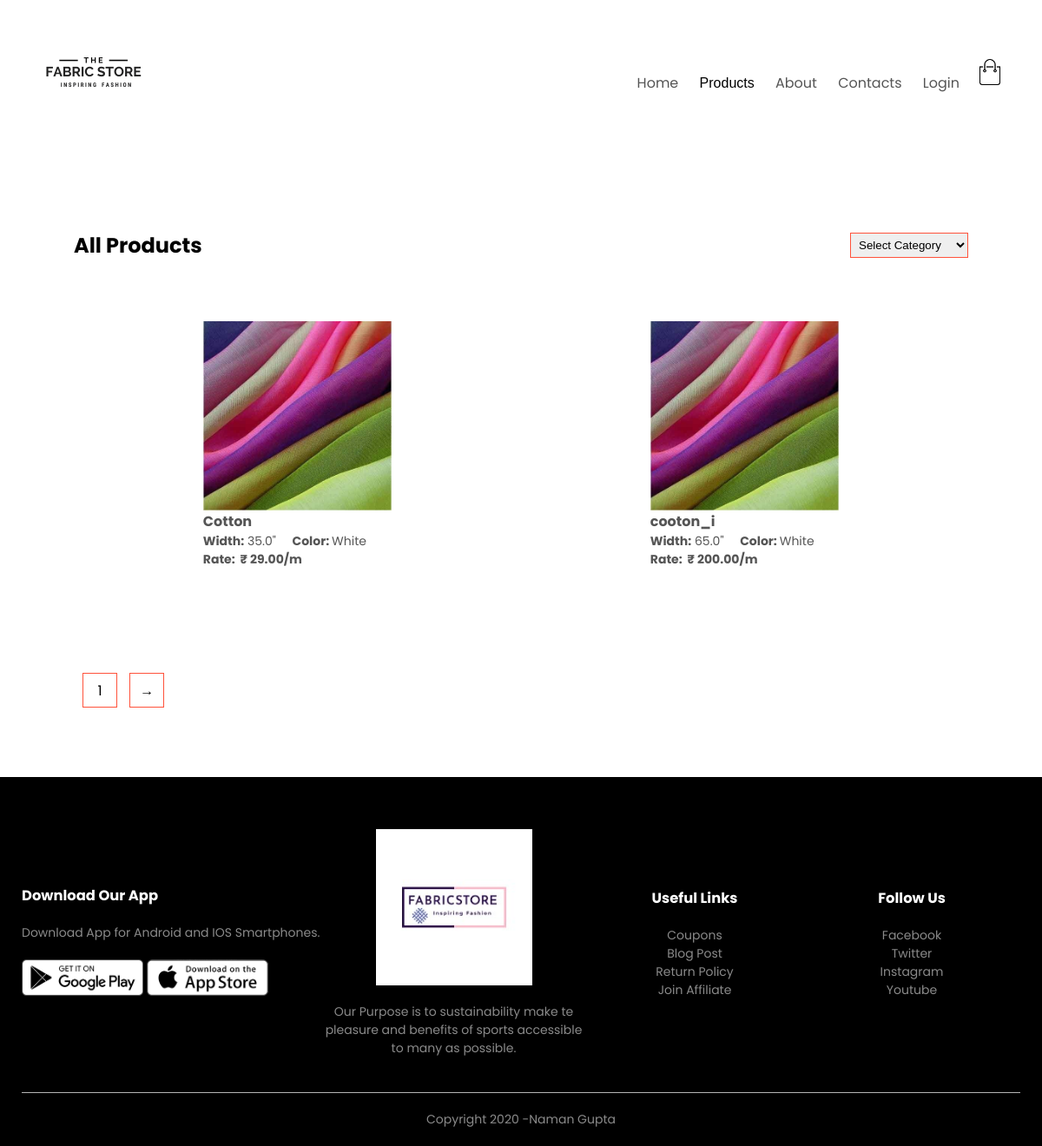
The page /product/cotton/ on the database its author committed.
### main/models.py (models this page shows, shortened)
class Product(models.Model):
	category= models.CharField(max_length=15 ,choices=category_choices, default="cotton")
	name = models.CharField(max_length=200)
	color = models.CharField(max_length=200, null=False, default="White")
	width = models.FloatField(default=False)
	price = models.FloatField()
	image = models.ImageField(null=True, blank=True)
	@property
	def imageURL(self):
		try:
			url = self.image.url
		except:
			url = ''
		return url

### main/views.py (the view)
# urls.py: path('product/<slug:slug>/' , views.product, name='product'),
def product(request, slug):
	data = cartData(request)
	cartItems = data['cartItems']
	order = data['order']
	items = data['items']
	feeds = Feedback.objects.all()
	if(slug != '\o'):
		products = Product.objects.filter(category = slug)
	else:
		products = Product.objects.all()
	context = {'products':products, 'cartItems':cartItems, 'feeds':feeds}
	return render(request, 'main/products.html', context)

### main/utils.py (called while the page is built, shortened)
def cookieCart(request):
	try:
		cart = json.loads(request.COOKIES['cart'])
	except:
		cart = {}
		print('CART:', cart)
	items = []
	order = {'get_cart_total':0, 'get_cart_items':0, 'shipping':False}
	cartItems = order['get_cart_items']
	return {'cartItems':cartItems ,'order':order, 'items':items}

def cartData(request):
	if request.user.is_authenticated:
		customer = request.user.customer
		order, created = Order.objects.get_or_create(customer=customer, complete=False)
		items = order.orderitem_set.all()
		cartItems = order.get_cart_items
	else:
		cookieData = cookieCart(request)
		cartItems = cookieData['cartItems']
		order = cookieData['order']
		items = cookieData['items']
	return {'cartItems':cartItems ,'order':order, 'items':items}

### main/templates/main/products.html (shortened to what this page needs)
<DOCTYPE html>
{% load static %}
{% block content %}
<html lang="en">
<head>
    <link rel="stylesheet" href="{% static 'css/main.css'%}">
    <link rel="stylesheet" href="https://stackpath.bootstrapcdn.com/font-awesome/4.7.0/css/font-awesome.min.css">
</head>
<body>
    <div class="container">
        <div class="navbar">
            <div class="logo">
                <a href="{% url 'store' %}"><img src="{% static 'images/FABRIC_STORE.png' %}" width="125px"></a>
            </div>
            <nav>
                <ul id="MenuItems">
                    <li><a href="{% url 'store' %}">Home</a></li>
                    <li>
                        <div class="dropdown">
                            <button class="dropbtn">Products</button>
                        </div>
                    </li>
                    <li><a href="{% url 'about-us' %}">About</a></li>
                    <li><a href="{% url 'contact_us'%}">Contacts</a></li>
                    {% if  user.is_authenticated %}
                            <li><a href="{% url 'logout' %}">Logout</a></li>
                    {% else %}
                        <li><a href="{% url 'login' %}">Login</a></li>
                    {% endif %}
                </ul>
            </nav>
            <a href="{% url 'cart' %}"><img src="{% static 'images/cart_img.png' %}" width="30px" height="30px"></a>
        </div>
    </div>
    <div class="small-container">
        <div class="row row-2">
            <h2>All Products</h2>
            <select onchange="location = this.value;">
                <option> Select Category </option>
            </select>
        </div>
        <div class="row">
                {% for product in products %}
                <div class="col-4">
                    <div class="col-4">
                        <a href='{% url 'product_detail' product.id product.name %}'><img src="{{product.imageURL}}"></a>
                        <h4><strong> {{product.name}} </strong></h4>
                        <p> <strong>Width:</strong> {{product.width}}"  &nbsp; &nbsp; <strong>Color: </strong>{{product.color}} </p>
                        <p><strong>Rate:&nbsp; &#8377; {{product.price| floatformat:2}}/m </strong> </p>
                    </div>
                </div>
                {% endfor %}
        </div>
        <div class="page-btn">
            <span>1</span>
            <span>&#8594;</span>
        </div>
    </div>
    <div class="footer">
        <div class="container">
            <div class="row">
                <div class="footer-col-1">
                    <h3> Download Our App</h3>
                    <p>Download App for Android and IOS Smartphones.</p>
                    <div class="app-logo">
                        <img src="{% static 'images/play-store.png' %}">
                        <img src="{% static 'images/app-store.png' %}">
                    </div>
                </div>
                <div class="footer-col-2">
                    <img src="{% static 'images/Fabric_Store2.jfif' %}">
                    <p>Our Purpose is to sustainability make te pleasure and benefits of sports accessible to many as possible.</p>
                </div>
                <div class="footer-col-3">
                    <h3> Useful Links</h3>
                    <ul>
                        <li>Coupons</li>
                        <li>Blog Post</li>
                        <li>Return Policy</li>
                        <li>Join Affiliate</li>
                    </ul>
                </div>
                <div class="footer-col-4">
                    <h3> Follow Us</h3>
                    <ul>
                        <li>Facebook</li>
                        <li>Twitter</li>
                        <li>Instagram</li>
                        <li>Youtube</li>
                    </ul>
                </div>
            </div>
            <hr>
            <p class="copyright">Copyright 2020 -Naman Gupta</p>
        </div>
    </div>
</body>
{% endblock content %}
</html>

### static/css/main.css (style rules this page uses)
* { margin:0; padding:0; box-sizing: border-box; }
body { font-family: 'Poppins', sans-serif; }
.navbar { display:flex; align-items:center; padding: 20px; }
nav { flex:1; text-align: right; }
nav ul { display:inline inline-block; list-style-type: none; }
nav ul li { display: inline-block; margin-right: 20px; }
a { text-decoration:none; color:#555; }
p { color: #555; }
.container { max-width: 1300px; margin: auto; padding-left: 25px; padding-right: 25px; }
.row { display:flex; align-items: center; flex-wrap: wrap; justify-content: space-around; }
.small-container { max-width: 1080px; margin: auto; padding-left: 25px; padding-right: 25px; }
.col-4 { flex-basis: 25%; padding: 10px; min-width: 200px; margin-bottom: 50px; transition: transform 0.5s; }
.col-4 img { width: 100%; }
h4 { color:#555; font-weight: normal; }
.col-4 p { font-size: 14px; }
.footer { background: #000; color: #8a8a8a; font-size: 14px; padding: 60px 0 20px; }
.footer p { color: #8a8a8a; }
.footer h3 { color: #fff; margin-bottom: 20px; }
.footer-col-1, .footer-col-2, .footer-col-3, .footer-col-4 { min-width: 250px; margin-bottom: 20px; }
.footer-col-1 { flex-basis: 30%; }
.footer-col-2 { flex: 1; text-align: center; }
.footer-col-2 img { width: 180px; margin-bottom: 20px; }
.footer-col-3, .footer-col-4 { flex-basis: 12%; text-align: center; }
ul { list-style-type: none; }
.app-logo { margin-top: 20px; }
.app-logo img { width: 140px; }
.footer hr { border: none; background: #b5b5b5; height: 1px; margin: 20px 0; }
.copyright { text-align: center; }
.row-2 { justify-content: space-between; margin: 100px auto 50px; }
select { border: 1px solid #ff523b; padding: 5px; }
.page-btn { margin: 0 auto 80px; }
.page-btn span { display: inline-block; border: 1px solid #ff523b; margin-left: 10px; width: 40px; height: 40px; text-align: center; line-height: 40px; cursor: pointer; }

### main/templates/main/products.html (style rules this page uses)
.dropbtn { background-color: transparent; #padding: 16px; font-size: 16px; border: none; cursor: pointer; }
.dropdown { position: relative; display: inline-block; }

### rows shown on the page
Product: imageURL (picture), name "Cotton", width "35.0", color "White", price "29.00"
Product: imageURL (picture), name "cooton_i", width "65.0", color "White", price "200.00"
